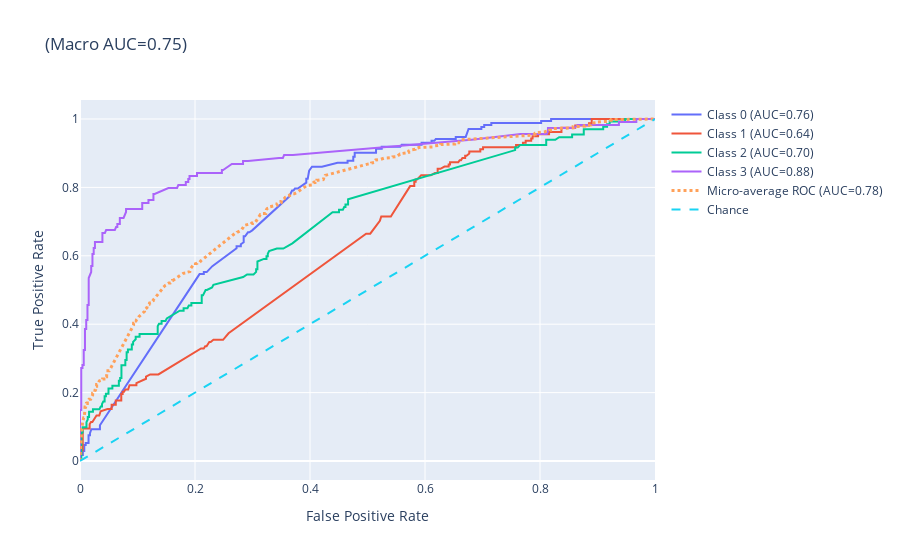

The notebook cell saved with this chart:
### Code cell
from scripts.mbm.kl_oriented.kl_mbm_xgBoost import v00_v03_moaks_kl_lasso_coefs_df, v00_v03_moaks_kl_lasso_metrics, v00_v03_moaks_kl_roc

display(Markdown('### 5.6.4 Baseline BML variables\' importance against K-L score at 24-month follow-up'))
display(v00_v03_moaks_kl_lasso_coefs_df.sort_values(by='Importance', ascending=False).head(10))
display(Markdown('### 5.6.5 Baseline BML variables\' classification report against K-L score at 24-month follow-up'))
display(display(JSON(v00_v03_moaks_kl_lasso_metrics, expanded=True)))
display(Markdown('### 5.6.6 Baseline BML variables\' AUC-ROC curve against K-L score at 24-month follow-up'))
v00_v03_moaks_kl_roc.show()
